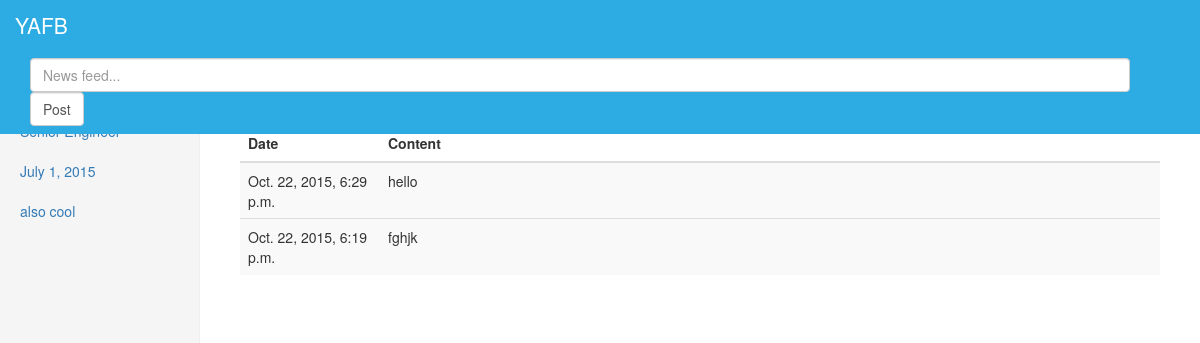
Screenshot of /directory/employee/message/2/ with the database file from the repository.
### directory/models.py (models this page shows, shortened)
class Employee(models.Model):
	user = models.OneToOneField(User)
	full_name = models.CharField(max_length=100)
	title = models.CharField(max_length=100)
	description = models.CharField(max_length=300)
	start_date = models.DateField()
	office = models.ForeignKey(Office)
	groups = models.ManyToManyField(GroupProfile)
	picture = models.ImageField(upload_to='profile_pictures', null=True)

class Message(models.Model):
	writer = models.ForeignKey(Employee)
	text = models.CharField(max_length=300)
	time_stamp = models.DateTimeField(auto_now=True)

### directory/views.py (the view)
# urls.py: url(r'^employee/message/(?P<employee_id>[0-9]+)/$', views.news_feed_by_empoyee, name='news_feed_by_empoyee'),
def news_feed_by_empoyee(request, employee_id):
    employee = Employee.objects.get(pk=employee_id)
    messages = Message.objects.filter(writer=employee_id).order_by('-time_stamp')
    template = loader.get_template('directory/message.html')
    context = RequestContext(request, {
        'employee': employee,
        'newsfeed': messages,
    })
    return HttpResponse(template.render(context))

### directory/templates/directory/message.html
{% extends 'newsfeed.html' %}
{% block messageblock %}
    {% if newsfeed %}
        {% for feed in newsfeed %}
            <tr>
                <td>{{ feed.time_stamp }}</td>
                <td colspan="4">{{ feed.text }}</td>
            <tr>
        {% endfor %}
    {% else %}
        <p>No news feed...</p>
    {% endif %}
{% endblock %}
{% block employeeblock %}
    {% if employee %}
        <ul class="nav nav-sidebar">
            <li class="active"><a href="#">{{ employee.full_name }} <span class="sr-only">(current)</span></a></li>
            <li><a href="#">{{ employee.title }}</a></li>
            <li><a href="#">{{ employee.start_date }}</a></li>
            <li><a href="#">{{ employee.description }}</a></li>
        </ul>
    {% else %}
        <p>This employee is not available.</p>
    {% endif %}
{% endblock %}

### directory/static/css/newsfeed.css (style rules this page uses)
body { padding-top: 50px; }
.nav-sidebar { margin-right: -21px; margin-bottom: 20px; margin-left: -20px; }
.nav-sidebar > li > a { padding-right: 20px; padding-left: 20px; }
.nav-sidebar > .active > a, .nav-sidebar > .active > a:hover, .nav-sidebar > .active > a:focus { color: #fff; background-color: #428bca; }

### rows the page displays
Employee: start_date "July 1, 2015", description "also cool"
Message: time_stamp "Oct. 22, 2015, 6:29 p.m.", text "hello"
Message: time_stamp "Oct. 22, 2015, 6:19 p.m.", text "fghjk"
